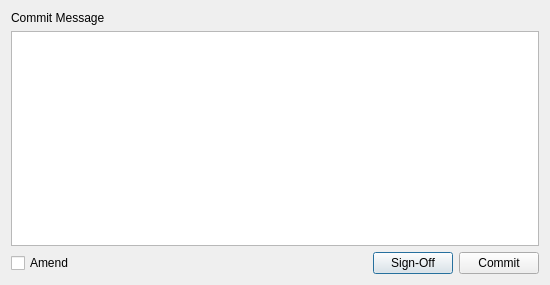
<?xml version="1.0" encoding="UTF-8"?>
<ui version="4.0">
 <class>IndexDlg</class>
 <widget class="QDialog" name="IndexDlg">
  <property name="geometry">
   <rect>
    <x>0</x>
    <y>0</y>
    <width>550</width>
    <height>285</height>
   </rect>
  </property>
  <layout class="QGridLayout" name="gridLayout">
   <item row="0" column="0" colspan="2">
    <widget class="QLabel" name="label">
     <property name="text">
      <string>Commit Message</string>
     </property>
    </widget>
   </item>
   <item row="2" column="0">
    <widget class="QCheckBox" name="btnAmend">
     <property name="text">
      <string>Amend</string>
     </property>
    </widget>
   </item>
   <item row="2" column="1">
    <spacer name="horizontalSpacer">
     <property name="orientation">
      <enum>Qt::Horizontal</enum>
     </property>
     <property name="sizeHint" stdset="0">
      <size>
       <width>261</width>
       <height>20</height>
      </size>
     </property>
    </spacer>
   </item>
   <item row="2" column="2">
    <widget class="QPushButton" name="btnSignOff">
     <property name="text">
      <string>Sign-Off</string>
     </property>
    </widget>
   </item>
   <item row="2" column="3">
    <widget class="QPushButton" name="btnCommit">
     <property name="text">
      <string>Commit</string>
     </property>
    </widget>
   </item>
   <item row="1" column="0" colspan="4">
    <widget class="QPlainTextEdit" name="textCommitMsg">
     <property name="sizePolicy">
      <sizepolicy hsizetype="Expanding" vsizetype="Expanding">
       <horstretch>0</horstretch>
       <verstretch>0</verstretch>
      </sizepolicy>
     </property>
    </widget>
   </item>
  </layout>
 </widget>
 <resources/>
 <connections/>
</ui>
